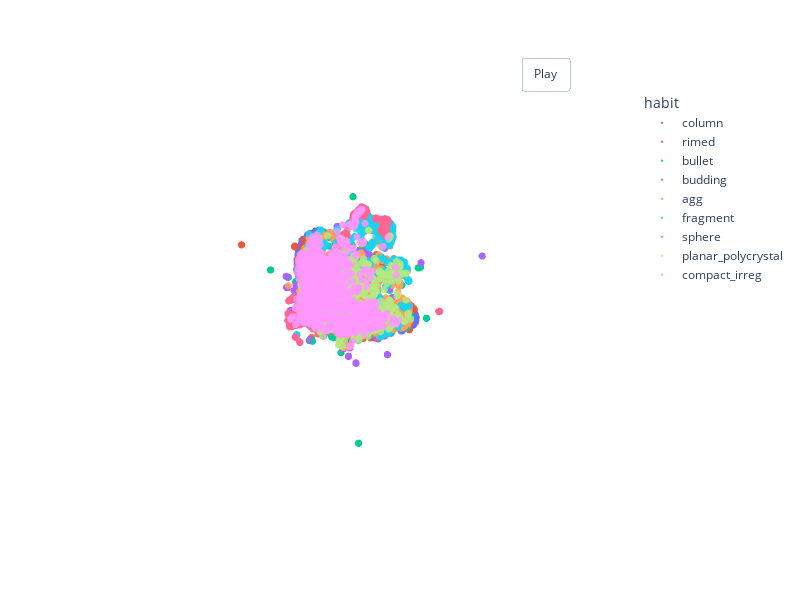

Write notebook code for a chart like this one.
### Markdown cell above
# Reduce to 3-d and create animation

### Code cell
# turn data into pandas df
data = np.column_stack((z_train, y_train))
df = pd.DataFrame(data)
n_cols = df.shape[1]
features = df.loc[:, 0:(n_cols-2)]
col_names = []
for i in range(n_cols-1):
    col_names.append(f'feature_{i}')
col_names.append('habit')
df.columns = col_names
idx_to_class = {0:'agg', 1:'budding', 2:'bullet', 3:'column', 4:'compact_irreg', 5:'fragment', 6:'planar_polycrystal', 7:'rimed', 8:'sphere'}
df.habit = df.habit.replace(idx_to_class)

umap_3d = UMAP(n_components=3, init='spectral', random_state=0)
proj_3d = umap_3d.fit_transform(features)
fig_3d = px.scatter_3d(
    proj_3d, x=0, y=1, z=2,
    color=df.habit, labels={'color': 'habit'}
)
fig_3d.update_traces(marker_size=5)
x_eye = 1.25
y_eye = 1.25
z_eye = 0.75
fig_3d.update_layout(
    autosize=False,
    width=800,
    height=600,
    scene = dict(
        xaxis = dict(visible=False),
        yaxis = dict(visible=False),
        zaxis =dict(visible=False)
    ),
    scene_camera_eye=dict(x=x_eye, y=y_eye, z=z_eye),
    updatemenus=[dict(type='buttons',
                showactive=False,
                y=1,
                x=0.8,
                xanchor='left',
                yanchor='bottom',
                pad=dict(t=45, r=10),
                buttons=[dict(label='Play',
                        method='animate',
                        args=[None, dict(frame=dict(duration=100, redraw=True), 
                                        transition=dict(duration=0),
                                        fromcurrent=True,
                                        mode='immediate')])])
                ]
)
fig_3d.update_traces(marker_size=2.5, opacity=0.8)
def rotate_z(x, y, z, theta):
    w = x+1j*y
    return np.real(np.exp(1j*theta)*w), np.imag(np.exp(1j*theta)*w), z
frames=[]
for t in np.arange(0, 6.26, 0.1):
    xe, ye, ze = rotate_z(x_eye, y_eye, z_eye, -t)
    frames.append(go.Frame(layout=dict(scene_camera_eye=dict(x=xe, y=ye, z=ze))))
fig_3d.frames=frames
fig_3d.show()

### Figure 1 — Plotly figure (JSON) as saved in the notebook; plotly's stock layout.template omitted (floating-point values rounded to 4 significant figures; data arrays with more than 128 entries replaced by an {"elided": "..."} marker saying what was removed)
{"data": [{"hovertemplate": "habit=column<br>0=%{x}<br>1=%{y}<br>2=%{z}<extra></extra>", "legendgroup": "column", "marker": {"color": "#636efa", "size": 2.5, "symbol": "circle"}, "mode": "markers", "name": "column", "opacity": 0.8, "scene": "scene", "showlegend": true, "type": "scatter3d", "x": {"elided": "1169 float values"}, "y": {"elided": "1169 float values"}, "z": {"elided": "1169 float values"}}, {"hovertemplate": "habit=rimed<br>0=%{x}<br>1=%{y}<br>2=%{z}<extra></extra>", "legendgroup": "rimed", "marker": {"color": "#EF553B", "size": 2.5, "symbol": "circle"}, "mode": "markers", "name": "rimed", "opacity": 0.8, "scene": "scene", "showlegend": true, "type": "scatter3d", "x": {"elided": "1226 float values"}, "y": {"elided": "1226 float values"}, "z": {"elided": "1226 float values"}}, {"hovertemplate": "habit=bullet<br>0=%{x}<br>1=%{y}<br>2=%{z}<extra></extra>", "legendgroup": "bullet", "marker": {"color": "#00cc96", "size": 2.5, "symbol": "circle"}, "mode": "markers", "name": "bullet", "opacity": 0.8, "scene": "scene", "showlegend": true, "type": "scatter3d", "x": {"elided": "1175 float values"}, "y": {"elided": "1175 float values"}, "z": {"elided": "1175 float values"}}, {"hovertemplate": "habit=budding<br>0=%{x}<br>1=%{y}<br>2=%{z}<extra></extra>", "legendgroup": "budding", "marker": {"color": "#ab63fa", "size": 2.5, "symbol": "circle"}, "mode": "markers", "name": "budding", "opacity": 0.8, "scene": "scene", "showlegend": true, "type": "scatter3d", "x": {"elided": "1194 float values"}, "y": {"elided": "1194 float values"}, "z": {"elided": "1194 float values"}}, {"hovertemplate": "habit=agg<br>0=%{x}<br>1=%{y}<br>2=%{z}<extra></extra>", "legendgroup": "agg", "marker": {"color": "#FFA15A", "size": 2.5, "symbol": "circle"}, "mode": "markers", "name": "agg", "opacity": 0.8, "scene": "scene", "showlegend": true, "type": "scatter3d", "x": {"elided": "1218 float values"}, "y": {"elided": "1218 float values"}, "z": {"elided": "1218 float values"}}, {"hovertemplate": "habit=fragment<br>0=%{x}<br>1=%{y}<br>2=%{z}<extra></extra>", "legendgroup": "fragment", "marker": {"color": "#19d3f3", "size": 2.5, "symbol": "circle"}, "mode": "markers", "name": "fragment", "opacity": 0.8, "scene": "scene", "showlegend": true, "type": "scatter3d", "x": {"elided": "1173 float values"}, "y": {"elided": "1173 float values"}, "z": {"elided": "1173 float values"}}, {"hovertemplate": "habit=sphere<br>0=%{x}<br>1=%{y}<br>2=%{z}<extra></extra>", "legendgroup": "sphere", "marker": {"color": "#FF6692", "size": 2.5, "symbol": "circle"}, "mode": "markers", "name": "sphere", "opacity": 0.8, "scene": "scene", "showlegend": true, "type": "scatter3d", "x": {"elided": "1225 float values"}, "y": {"elided": "1225 float values"}, "z": {"elided": "1225 float values"}}, {"hovertemplate": "habit=planar_polycrystal<br>0=%{x}<br>1=%{y}<br>2=%{z}<extra></extra>", "legendgroup": "planar_polycrystal", "marker": {"color": "#B6E880", "size": 2.5, "symbol": "circle"}, "mode": "markers", "name": "planar_polycrystal", "opacity": 0.8, "scene": "scene", "showlegend": true, "type": "scatter3d", "x": {"elided": "1249 float values"}, "y": {"elided": "1249 float values"}, "z": {"elided": "1249 float values"}}, {"hovertemplate": "habit=compact_irreg<br>0=%{x}<br>1=%{y}<br>2=%{z}<extra></extra>", "legendgroup": "compact_irreg", "marker": {"color": "#FF97FF", "size": 2.5, "symbol": "circle"}, "mode": "markers", "name": "compact_irreg", "opacity": 0.8, "scene": "scene", "showlegend": true, "type": "scatter3d", "x": {"elided": "1139 float values"}, "y": {"elided": "1139 float values"}, "z": {"elided": "1139 float values"}}], "layout": {"autosize": false, "height": 600, "legend": {"title": {"text": "habit"}, "tracegroupgap": 0}, "margin": {"t": 60}, "scene": {"camera": {"eye": {"x": 1.25, "y": 1.25, "z": 0.75}}, "domain": {"x": [0, 1], "y": [0, 1]}, "xaxis": {"title": {"text": "0"}, "visible": false}, "yaxis": {"title": {"text": "1"}, "visible": false}, "zaxis": {"title": {"text": "2"}, "visible": false}}, "updatemenus": [{"buttons": [{"args": [null, {"frame": {"duration": 100, "redraw": true}, "fromcurrent": true, "mode": "immediate", "transition": {"duration": 0}}], "label": "Play", "method": "animate"}], "pad": {"r": 10, "t": 45}, "showactive": false, "type": "buttons", "x": 0.8, "xanchor": "left", "y": 1, "yanchor": "bottom"}], "width": 800}}
